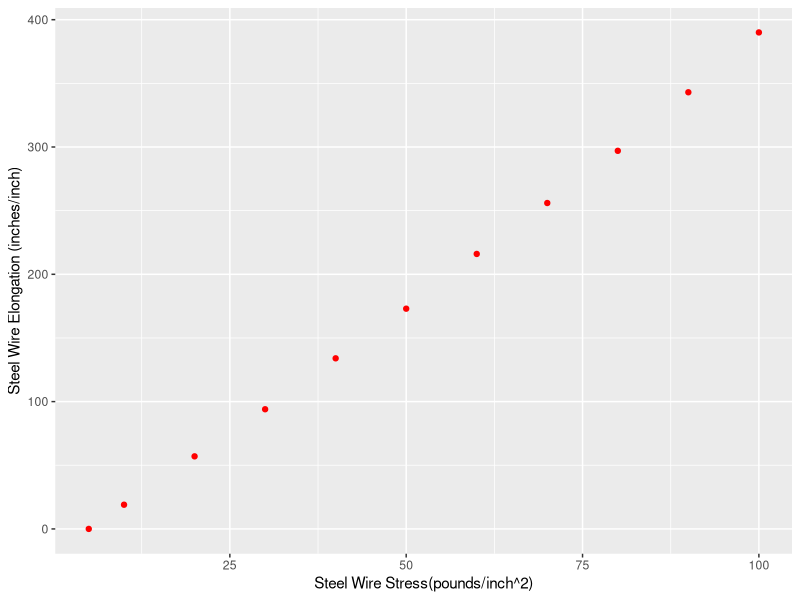

The R source for this figure:
## ---- chunk 1
library("ggplot2")
library("boot")

S <- c(5, 10, 20, 30, 40, 50, 60, 70, 80, 90, 100)
e <- c(0, 19, 57, 94, 134, 173, 216, 256, 297, 343, 390)
df <- data.frame(S, e)

ggplot() + geom_point(data = df, aes(x = S, y = e), color = "red") + xlab("Steel Wire Stress(pounds/inch^2)") + ylab("Steel Wire Elongation (inches/inch)")
## ---- chunk 2
m1 <- lm(e ~ S + 0)
summary(m1)
## ---- chunk 3
#install.packages("lpSolve")
library("lpSolve")

f.obj <- c(1, 0, 0)

row1 = c(1, 1, 1)
row2 = c(1, -1, -1)
row3 = c(1, 2.3, 1)
row4 = c(1, -2.3, -1)
row5 = c(1, 3.7, 1)
row6 = c(1, -3.7, -1)
row7 = c(1, 4.2, 1)
row8 = c(1, -4.2, -1)
row9 = c(1, 6.1, 1)
row10 = c(1, -6.1, -1)
row11 = c(1, 7, 1)
row12 = c(1, -7, -1)

f.con <- rbind(row1, row2, row3, row4, row5, row6, row7, row8, row9, row10, row11, row12)
f.dir <- rep(">=", 12)
f.rhs <- c(3.6, -3.6, 3, -3, 3.2, -3.2, 5.1, -5.1, 5.3, -5.3, 6.8, -6.8)

lp ("min", f.obj, f.con, f.dir, f.rhs)$solution
